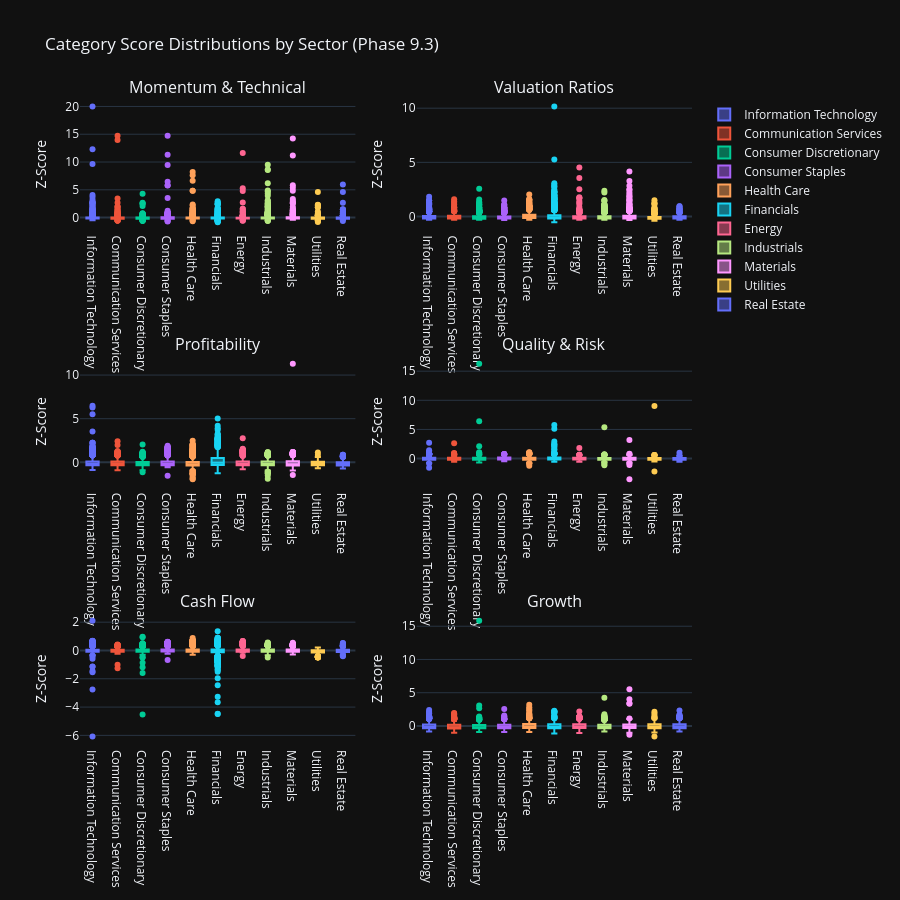

Here is the notebook cell this chart was saved with:
### Code cell
# Visualization 4: Category Distribution Box Plots
print("\n📊 Category Distribution Box Plots:")

# Create box plots for each category showing distribution across sectors
if 'category_score_matrix' in locals() and not category_score_matrix.empty:
    # Add sector information to category scores
    category_scores_with_sector = category_score_matrix.copy()
    category_scores_with_sector['sector'] = all_stocks_scaled['sector'].values

    # Create subplot grid for all categories
    from plotly.subplots import make_subplots
    import math

    categories = [col for col in category_score_matrix.columns]
    n_categories = len(categories)
    n_cols = 2
    n_rows = math.ceil(n_categories / n_cols)

    fig_box = make_subplots(
            rows=n_rows,
            cols=n_cols,
            subplot_titles=categories,
            vertical_spacing=0.2,
            horizontal_spacing=0.1
            )

    for idx, category in enumerate(categories):
        row = idx // n_cols + 1
        col = idx % n_cols + 1

        # Create box plot data for this category
        for sector in category_scores_with_sector['sector'].unique():
            if pd.notna(sector):
                sector_data = category_scores_with_sector[
                    category_scores_with_sector['sector'] == sector
                    ][category].dropna()

                fig_box.add_trace(
                        go.Box(
                                y=sector_data,
                                name=sector,
                                showlegend=(idx == 0),  # Only show legend for first subplot
                                marker_color=px.colors.qualitative.Plotly[
                                    list(category_scores_with_sector['sector'].unique()).index(sector) % 10
                                    ]
                                ),
                        row=row,
                        col=col
                        )

    fig_box.update_layout(
            title_text="Category Score Distributions by Sector (Phase 9.3)",
            height=300 * n_rows,
            showlegend=True
            )

    fig_box.update_yaxes(title_text="Z-Score")

    fig_box.show()
    output_path = eda_output_dir / "phase93_category_distributions_boxplots.html"
    fig_box.write_html(output_path)

    print(f"\n✓ Category distribution box plots complete")
    print(f"  Categories visualized: {n_categories}")
    print(f"  Grid layout: {n_rows}×{n_cols}")
    print(f"  Output: {output_path}")

    # Identify categories with highest variance
    category_variances = category_score_matrix.var().sort_values(ascending=False)
    print(f"\n  📊 Categories with Highest Variance:")
    for category, variance in category_variances.head(5).items():
        print(f"    {category}: {variance:.2f}")
else:
    print("  ⚠️ No category score data available for box plots")

### Figure 1 — Plotly figure (JSON) as saved in the notebook; plotly's stock layout.template omitted (floating-point values rounded to 4 significant figures; data arrays with more than 128 entries replaced by an {"elided": "..."} marker saying what was removed)
{"data": [{"marker": {"color": "#636EFA"}, "name": "Information Technology", "showlegend": true, "y": {"elided": "862 float values"}, "type": "box", "xaxis": "x", "yaxis": "y"}, {"marker": {"color": "#EF553B"}, "name": "Communication Services", "showlegend": true, "y": {"elided": "334 float values"}, "type": "box", "xaxis": "x", "yaxis": "y"}, {"marker": {"color": "#00CC96"}, "name": "Consumer Discretionary", "showlegend": true, "y": {"elided": "845 float values"}, "type": "box", "xaxis": "x", "yaxis": "y"}, {"marker": {"color": "#AB63FA"}, "name": "Consumer Staples", "showlegend": true, "y": {"elided": "516 float values"}, "type": "box", "xaxis": "x", "yaxis": "y"}, {"marker": {"color": "#FFA15A"}, "name": "Health Care", "showlegend": true, "y": {"elided": "696 float values"}, "type": "box", "xaxis": "x", "yaxis": "y"}, {"marker": {"color": "#19D3F3"}, "name": "Financials", "showlegend": true, "y": {"elided": "976 float values"}, "type": "box", "xaxis": "x", "yaxis": "y"}, {"marker": {"color": "#FF6692"}, "name": "Energy", "showlegend": true, "y": {"elided": "293 float values"}, "type": "box", "xaxis": "x", "yaxis": "y"}, {"marker": {"color": "#B6E880"}, "name": "Industrials", "showlegend": true, "y": {"elided": "1310 float values"}, "type": "box", "xaxis": "x", "yaxis": "y"}, {"marker": {"color": "#FF97FF"}, "name": "Materials", "showlegend": true, "y": {"elided": "631 float values"}, "type": "box", "xaxis": "x", "yaxis": "y"}, {"marker": {"color": "#FECB52"}, "name": "Utilities", "showlegend": true, "y": {"elided": "241 float values"}, "type": "box", "xaxis": "x", "yaxis": "y"}, {"marker": {"color": "#636EFA"}, "name": "Real Estate", "showlegend": true, "y": {"elided": "234 float values"}, "type": "box", "xaxis": "x", "yaxis": "y"}, {"marker": {"color": "#636EFA"}, "name": "Information Technology", "showlegend": false, "y": {"elided": "862 float values"}, "type": "box", "xaxis": "x2", "yaxis": "y2"}, {"marker": {"color": "#EF553B"}, "name": "Communication Services", "showlegend": false, "y": {"elided": "334 float values"}, "type": "box", "xaxis": "x2", "yaxis": "y2"}, {"marker": {"color": "#00CC96"}, "name": "Consumer Discretionary", "showlegend": false, "y": {"elided": "845 float values"}, "type": "box", "xaxis": "x2", "yaxis": "y2"}, {"marker": {"color": "#AB63FA"}, "name": "Consumer Staples", "showlegend": false, "y": {"elided": "516 float values"}, "type": "box", "xaxis": "x2", "yaxis": "y2"}, {"marker": {"color": "#FFA15A"}, "name": "Health Care", "showlegend": false, "y": {"elided": "696 float values"}, "type": "box", "xaxis": "x2", "yaxis": "y2"}, {"marker": {"color": "#19D3F3"}, "name": "Financials", "showlegend": false, "y": {"elided": "976 float values"}, "type": "box", "xaxis": "x2", "yaxis": "y2"}, {"marker": {"color": "#FF6692"}, "name": "Energy", "showlegend": false, "y": {"elided": "293 float values"}, "type": "box", "xaxis": "x2", "yaxis": "y2"}, {"marker": {"color": "#B6E880"}, "name": "Industrials", "showlegend": false, "y": {"elided": "1310 float values"}, "type": "box", "xaxis": "x2", "yaxis": "y2"}, {"marker": {"color": "#FF97FF"}, "name": "Materials", "showlegend": false, "y": {"elided": "631 float values"}, "type": "box", "xaxis": "x2", "yaxis": "y2"}, {"marker": {"color": "#FECB52"}, "name": "Utilities", "showlegend": false, "y": {"elided": "241 float values"}, "type": "box", "xaxis": "x2", "yaxis": "y2"}, {"marker": {"color": "#636EFA"}, "name": "Real Estate", "showlegend": false, "y": {"elided": "234 float values"}, "type": "box", "xaxis": "x2", "yaxis": "y2"}, {"marker": {"color": "#636EFA"}, "name": "Information Technology", "showlegend": false, "y": {"elided": "862 float values"}, "type": "box", "xaxis": "x3", "yaxis": "y3"}, {"marker": {"color": "#EF553B"}, "name": "Communication Services", "showlegend": false, "y": {"elided": "334 float values"}, "type": "box", "xaxis": "x3", "yaxis": "y3"}, {"marker": {"color": "#00CC96"}, "name": "Consumer Discretionary", "showlegend": false, "y": {"elided": "845 float values"}, "type": "box", "xaxis": "x3", "yaxis": "y3"}, {"marker": {"color": "#AB63FA"}, "name": "Consumer Staples", "showlegend": false, "y": {"elided": "516 float values"}, "type": "box", "xaxis": "x3", "yaxis": "y3"}, {"marker": {"color": "#FFA15A"}, "name": "Health Care", "showlegend": false, "y": {"elided": "696 float values"}, "type": "box", "xaxis": "x3", "yaxis": "y3"}, {"marker": {"color": "#19D3F3"}, "name": "Financials", "showlegend": false, "y": {"elided": "976 float values"}, "type": "box", "xaxis": "x3", "yaxis": "y3"}, {"marker": {"color": "#FF6692"}, "name": "Energy", "showlegend": false, "y": {"elided": "293 float values"}, "type": "box", "xaxis": "x3", "yaxis": "y3"}, {"marker": {"color": "#B6E880"}, "name": "Industrials", "showlegend": false, "y": {"elided": "1310 float values"}, "type": "box", "xaxis": "x3", "yaxis": "y3"}, {"marker": {"color": "#FF97FF"}, "name": "Materials", "showlegend": false, "y": {"elided": "631 float values"}, "type": "box", "xaxis": "x3", "yaxis": "y3"}, {"marker": {"color": "#FECB52"}, "name": "Utilities", "showlegend": false, "y": {"elided": "241 float values"}, "type": "box", "xaxis": "x3", "yaxis": "y3"}, {"marker": {"color": "#636EFA"}, "name": "Real Estate", "showlegend": false, "y": {"elided": "234 float values"}, "type": "box", "xaxis": "x3", "yaxis": "y3"}, {"marker": {"color": "#636EFA"}, "name": "Information Technology", "showlegend": false, "y": {"elided": "862 float values"}, "type": "box", "xaxis": "x4", "yaxis": "y4"}, {"marker": {"color": "#EF553B"}, "name": "Communication Services", "showlegend": false, "y": {"elided": "334 float values"}, "type": "box", "xaxis": "x4", "yaxis": "y4"}, {"marker": {"color": "#00CC96"}, "name": "Consumer Discretionary", "showlegend": false, "y": {"elided": "845 float values"}, "type": "box", "xaxis": "x4", "yaxis": "y4"}, {"marker": {"color": "#AB63FA"}, "name": "Consumer Staples", "showlegend": false, "y": {"elided": "516 float values"}, "type": "box", "xaxis": "x4", "yaxis": "y4"}, {"marker": {"color": "#FFA15A"}, "name": "Health Care", "showlegend": false, "y": {"elided": "696 float values"}, "type": "box", "xaxis": "x4", "yaxis": "y4"}, {"marker": {"color": "#19D3F3"}, "name": "Financials", "showlegend": false, "y": {"elided": "976 float values"}, "type": "box", "xaxis": "x4", "yaxis": "y4"}, {"marker": {"color": "#FF6692"}, "name": "Energy", "showlegend": false, "y": {"elided": "293 float values"}, "type": "box", "xaxis": "x4", "yaxis": "y4"}, {"marker": {"color": "#B6E880"}, "name": "Industrials", "showlegend": false, "y": {"elided": "1310 float values"}, "type": "box", "xaxis": "x4", "yaxis": "y4"}, {"marker": {"color": "#FF97FF"}, "name": "Materials", "showlegend": false, "y": {"elided": "631 float values"}, "type": "box", "xaxis": "x4", "yaxis": "y4"}, {"marker": {"color": "#FECB52"}, "name": "Utilities", "showlegend": false, "y": {"elided": "241 float values"}, "type": "box", "xaxis": "x4", "yaxis": "y4"}, {"marker": {"color": "#636EFA"}, "name": "Real Estate", "showlegend": false, "y": {"elided": "234 float values"}, "type": "box", "xaxis": "x4", "yaxis": "y4"}, {"marker": {"color": "#636EFA"}, "name": "Information Technology", "showlegend": false, "y": {"elided": "862 float values"}, "type": "box", "xaxis": "x5", "yaxis": "y5"}, {"marker": {"color": "#EF553B"}, "name": "Communication Services", "showlegend": false, "y": {"elided": "334 float values"}, "type": "box", "xaxis": "x5", "yaxis": "y5"}, {"marker": {"color": "#00CC96"}, "name": "Consumer Discretionary", "showlegend": false, "y": {"elided": "845 float values"}, "type": "box", "xaxis": "x5", "yaxis": "y5"}, {"marker": {"color": "#AB63FA"}, "name": "Consumer Staples", "showlegend": false, "y": {"elided": "516 float values"}, "type": "box", "xaxis": "x5", "yaxis": "y5"}, {"marker": {"color": "#FFA15A"}, "name": "Health Care", "showlegend": false, "y": {"elided": "696 float values"}, "type": "box", "xaxis": "x5", "yaxis": "y5"}, {"marker": {"color": "#19D3F3"}, "name": "Financials", "showlegend": false, "y": {"elided": "976 float values"}, "type": "box", "xaxis": "x5", "yaxis": "y5"}, {"marker": {"color": "#FF6692"}, "name": "Energy", "showlegend": false, "y": {"elided": "293 float values"}, "type": "box", "xaxis": "x5", "yaxis": "y5"}, {"marker": {"color": "#B6E880"}, "name": "Industrials", "showlegend": false, "y": {"elided": "1310 float values"}, "type": "box", "xaxis": "x5", "yaxis": "y5"}, {"marker": {"color": "#FF97FF"}, "name": "Materials", "showlegend": false, "y": {"elided": "631 float values"}, "type": "box", "xaxis": "x5", "yaxis": "y5"}, {"marker": {"color": "#FECB52"}, "name": "Utilities", "showlegend": false, "y": {"elided": "241 float values"}, "type": "box", "xaxis": "x5", "yaxis": "y5"}, {"marker": {"color": "#636EFA"}, "name": "Real Estate", "showlegend": false, "y": {"elided": "234 float values"}, "type": "box", "xaxis": "x5", "yaxis": "y5"}, {"marker": {"color": "#636EFA"}, "name": "Information Technology", "showlegend": false, "y": {"elided": "862 float values"}, "type": "box", "xaxis": "x6", "yaxis": "y6"}, {"marker": {"color": "#EF553B"}, "name": "Communication Services", "showlegend": false, "y": {"elided": "334 float values"}, "type": "box", "xaxis": "x6", "yaxis": "y6"}, {"marker": {"color": "#00CC96"}, "name": "Consumer Discretionary", "showlegend": false, "y": {"elided": "845 float values"}, "type": "box", "xaxis": "x6", "yaxis": "y6"}, {"marker": {"color": "#AB63FA"}, "name": "Consumer Staples", "showlegend": false, "y": {"elided": "516 float values"}, "type": "box", "xaxis": "x6", "yaxis": "y6"}, {"marker": {"color": "#FFA15A"}, "name": "Health Care", "showlegend": false, "y": {"elided": "696 float values"}, "type": "box", "xaxis": "x6", "yaxis": "y6"}, {"marker": {"color": "#19D3F3"}, "name": "Financials", "showlegend": false, "y": {"elided": "976 float values"}, "type": "box", "xaxis": "x6", "yaxis": "y6"}, {"marker": {"color": "#FF6692"}, "name": "Energy", "showlegend": false, "y": {"elided": "293 float values"}, "type": "box", "xaxis": "x6", "yaxis": "y6"}, {"marker": {"color": "#B6E880"}, "name": "Industrials", "showlegend": false, "y": {"elided": "1310 float values"}, "type": "box", "xaxis": "x6", "yaxis": "y6"}, {"marker": {"color": "#FF97FF"}, "name": "Materials", "showlegend": false, "y": {"elided": "631 float values"}, "type": "box", "xaxis": "x6", "yaxis": "y6"}, {"marker": {"color": "#FECB52"}, "name": "Utilities", "showlegend": false, "y": {"elided": "241 float values"}, "type": "box", "xaxis": "x6", "yaxis": "y6"}, {"marker": {"color": "#636EFA"}, "name": "Real Estate", "showlegend": false, "y": {"elided": "234 float values"}, "type": "box", "xaxis": "x6", "yaxis": "y6"}], "layout": {"xaxis": {"anchor": "y", "domain": [0.0, 0.45]}, "yaxis": {"anchor": "x", "domain": [0.8, 1.0], "title": {"text": "Z-Score"}}, "xaxis2": {"anchor": "y2", "domain": [0.55, 1.0]}, "yaxis2": {"anchor": "x2", "domain": [0.8, 1.0], "title": {"text": "Z-Score"}}, "xaxis3": {"anchor": "y3", "domain": [0.0, 0.45]}, "yaxis3": {"anchor": "x3", "domain": [0.4, 0.6], "title": {"text": "Z-Score"}}, "xaxis4": {"anchor": "y4", "domain": [0.55, 1.0]}, "yaxis4": {"anchor": "x4", "domain": [0.4, 0.6], "title": {"text": "Z-Score"}}, "xaxis5": {"anchor": "y5", "domain": [0.0, 0.45]}, "yaxis5": {"anchor": "x5", "domain": [0.0, 0.2], "title": {"text": "Z-Score"}}, "xaxis6": {"anchor": "y6", "domain": [0.55, 1.0]}, "yaxis6": {"anchor": "x6", "domain": [0.0, 0.2], "title": {"text": "Z-Score"}}, "annotations": [{"font": {"size": 16}, "showarrow": false, "text": "Momentum & Technical", "x": 0.225, "xanchor": "center", "xref": "paper", "y": 1.0, "yanchor": "bottom", "yref": "paper"}, {"font": {"size": 16}, "showarrow": false, "text": "Valuation Ratios", "x": 0.775, "xanchor": "center", "xref": "paper", "y": 1.0, "yanchor": "bottom", "yref": "paper"}, {"font": {"size": 16}, "showarrow": false, "text": "Profitability", "x": 0.225, "xanchor": "center", "xref": "paper", "y": 0.6, "yanchor": "bottom", "yref": "paper"}, {"font": {"size": 16}, "showarrow": false, "text": "Quality & Risk", "x": 0.775, "xanchor": "center", "xref": "paper", "y": 0.6, "yanchor": "bottom", "yref": "paper"}, {"font": {"size": 16}, "showarrow": false, "text": "Cash Flow", "x": 0.225, "xanchor": "center", "xref": "paper", "y": 0.2, "yanchor": "bottom", "yref": "paper"}, {"font": {"size": 16}, "showarrow": false, "text": "Growth", "x": 0.775, "xanchor": "center", "xref": "paper", "y": 0.2, "yanchor": "bottom", "yref": "paper"}], "title": {"text": "Category Score Distributions by Sector (Phase 9.3)"}, "height": 900, "showlegend": true}}
